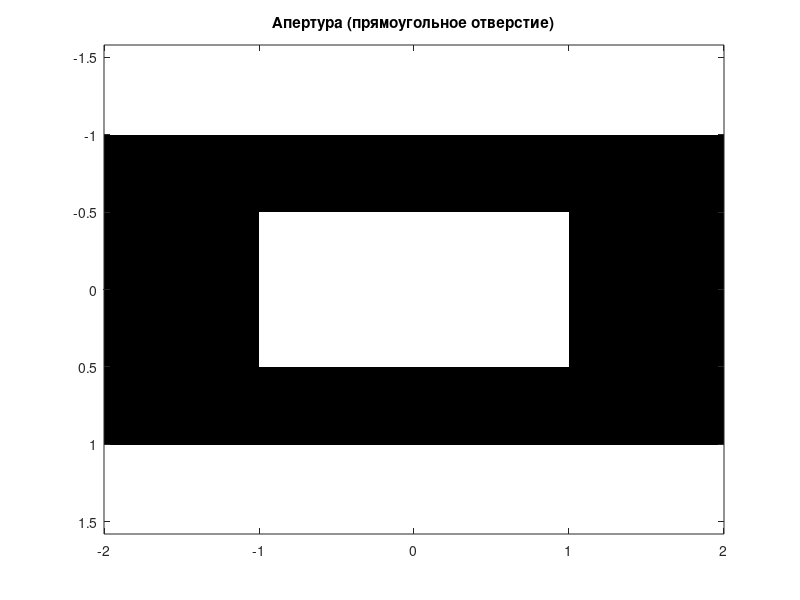
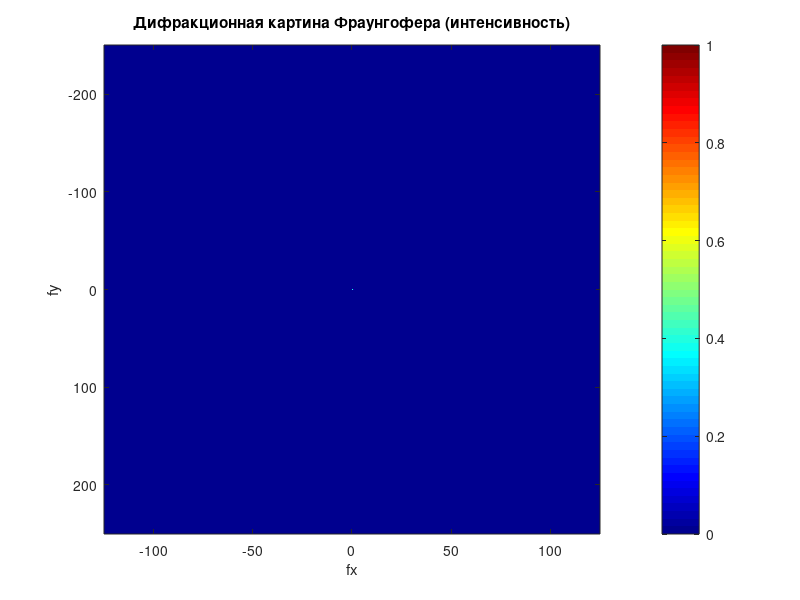

Write the MATLAB code that produced these figures, in order.
clc; clear; close all;

% Определяем параметры
Nx = 1000;  % Количество точек по x
Ny = 1000;  % Количество точек по y
Lx = 4;    % Размер области в пространстве отверстия (по x)
Ly = 2;    % Размер области в пространстве отверстия (по y)

x = linspace(-Lx/2, Lx/2, Nx);
y = linspace(-Ly/2, Ly/2, Ny);
[X, Y] = meshgrid(x, y);

% Задаем отверстие rect(2x) * rect(y)
aperture = double(abs(X) <= 1 & abs(Y) <= 0.5);

figure;
imagesc(x, y, aperture);
colormap gray;
axis equal;
title('Апертура (прямоугольное отверстие)');


% Вычисляем двумерное Фурье-преобразование (FFT)
I = abs(fftshift(fft2(aperture))).^2;

% Определяем координаты в пространстве Фурье
fx = linspace(-Nx/(2*Lx), Nx/(2*Lx), Nx);
fy = linspace(-Ny/(2*Ly), Ny/(2*Ly), Ny);
[FX, FY] = meshgrid(fx, fy);

% Нормализация интенсивности
I = I / max(I(:));

% Визуализация
figure;
imagesc(fx, fy, I);
colormap jet;
colorbar;
xlabel('fx');
ylabel('fy');
title('Дифракционная картина Фраунгофера (интенсивность)');

